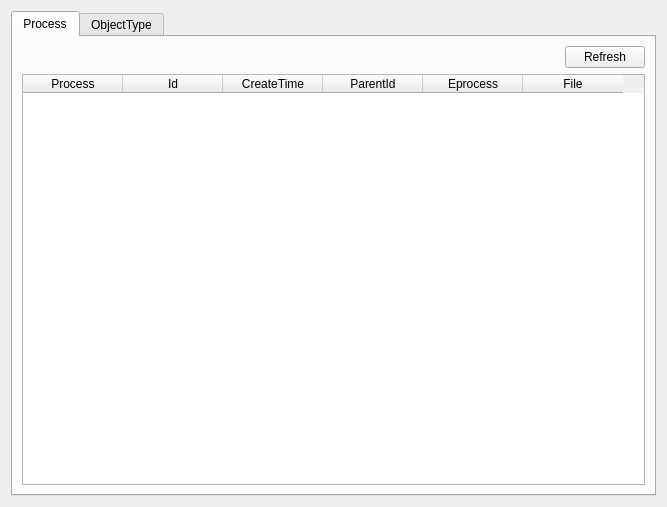
<?xml version="1.0" encoding="UTF-8"?>
<ui version="4.0">
 <class>MainWindowClass</class>
 <widget class="QWidget" name="MainWindowClass">
  <property name="geometry">
   <rect>
    <x>0</x>
    <y>0</y>
    <width>667</width>
    <height>507</height>
   </rect>
  </property>
  <property name="windowTitle">
   <string>WARK</string>
  </property>
  <layout class="QGridLayout" name="gridLayout_2">
   <item row="0" column="0">
    <widget class="QTabWidget" name="ObjectTypeInfoTab">
     <property name="currentIndex">
      <number>0</number>
     </property>
     <widget class="QWidget" name="ProcessInfoTab">
      <attribute name="title">
       <string>Process</string>
      </attribute>
      <layout class="QGridLayout" name="gridLayout">
       <item row="0" column="0">
        <layout class="QVBoxLayout" name="verticalLayout">
         <item>
          <layout class="QHBoxLayout" name="horizontalLayout">
           <item>
            <spacer name="horizontalSpacer">
             <property name="orientation">
              <enum>Qt::Horizontal</enum>
             </property>
             <property name="sizeHint" stdset="0">
              <size>
               <width>498</width>
               <height>20</height>
              </size>
             </property>
            </spacer>
           </item>
           <item>
            <widget class="QPushButton" name="ProcessInfoRefreshButton">
             <property name="text">
              <string>Refresh</string>
             </property>
            </widget>
           </item>
          </layout>
         </item>
         <item>
          <widget class="QTableWidget" name="ProcessInfoTable">
           <property name="contextMenuPolicy">
            <enum>Qt::CustomContextMenu</enum>
           </property>
           <property name="editTriggers">
            <set>QAbstractItemView::NoEditTriggers</set>
           </property>
           <property name="selectionMode">
            <enum>QAbstractItemView::SingleSelection</enum>
           </property>
           <property name="selectionBehavior">
            <enum>QAbstractItemView::SelectRows</enum>
           </property>
           <attribute name="verticalHeaderVisible">
            <bool>false</bool>
           </attribute>
           <column>
            <property name="text">
             <string>Process</string>
            </property>
           </column>
           <column>
            <property name="text">
             <string>Id</string>
            </property>
           </column>
           <column>
            <property name="text">
             <string>CreateTime</string>
            </property>
           </column>
           <column>
            <property name="text">
             <string>ParentId</string>
            </property>
           </column>
           <column>
            <property name="text">
             <string>Eprocess</string>
            </property>
           </column>
           <column>
            <property name="text">
             <string>File</string>
            </property>
           </column>
          </widget>
         </item>
        </layout>
       </item>
      </layout>
     </widget>
     <widget class="QWidget" name="ObjectTypeTab">
      <attribute name="title">
       <string>ObjectType</string>
      </attribute>
      <layout class="QGridLayout" name="gridLayout_3">
       <item row="0" column="0">
        <layout class="QVBoxLayout" name="verticalLayout_2">
         <item>
          <layout class="QHBoxLayout" name="horizontalLayout_2">
           <item>
            <spacer name="horizontalSpacer_2">
             <property name="orientation">
              <enum>Qt::Horizontal</enum>
             </property>
             <property name="sizeHint" stdset="0">
              <size>
               <width>498</width>
               <height>20</height>
              </size>
             </property>
            </spacer>
           </item>
           <item>
            <widget class="QPushButton" name="ObjectTypeInfoRefreshButton">
             <property name="text">
              <string>Refresh</string>
             </property>
            </widget>
           </item>
          </layout>
         </item>
         <item>
          <widget class="QTableWidget" name="ObjectTypeInfoTable">
           <property name="editTriggers">
            <set>QAbstractItemView::NoEditTriggers</set>
           </property>
           <property name="selectionMode">
            <enum>QAbstractItemView::SingleSelection</enum>
           </property>
           <property name="selectionBehavior">
            <enum>QAbstractItemView::SelectRows</enum>
           </property>
           <attribute name="verticalHeaderVisible">
            <bool>false</bool>
           </attribute>
           <column>
            <property name="text">
             <string>Index</string>
            </property>
           </column>
           <column>
            <property name="text">
             <string>Name</string>
            </property>
           </column>
           <column>
            <property name="text">
             <string>ObjectType</string>
            </property>
           </column>
           <column>
            <property name="text">
             <string>DefaultObject</string>
            </property>
           </column>
           <column>
            <property name="text">
             <string>Objects</string>
            </property>
           </column>
           <column>
            <property name="text">
             <string>Handles</string>
            </property>
           </column>
          </widget>
         </item>
        </layout>
       </item>
      </layout>
     </widget>
    </widget>
   </item>
  </layout>
 </widget>
 <resources/>
 <connections/>
</ui>
